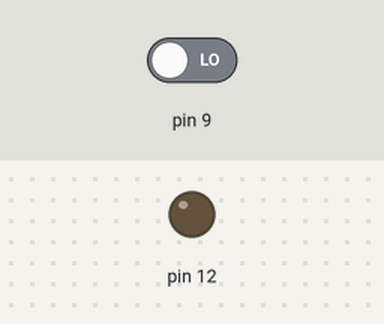
This sketch was run on a simulated Arduino Uno, built with avr-gcc and run on an emulated ATmega328P. On the bench: output pins drawn as LEDs (lit = HIGH). Inputs (shaded band) come from the test bench; at power-on: pin 9 LOW.

Above: at 1.2 s.
1.3 s: pin 9 driven HIGH
At 2.5 s:
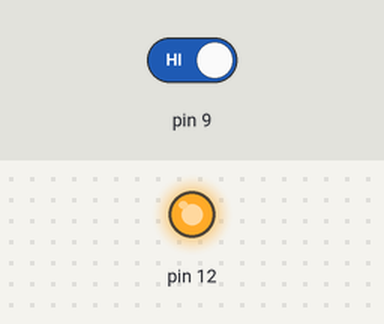
2.8 s: pin 9 driven LOW
At 3.8 s:
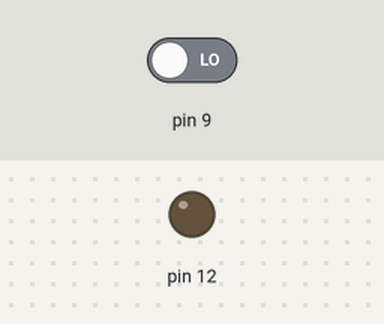
Timing chart, 0 to 5.8 s (numbered marks = the images above; inputs shaded):
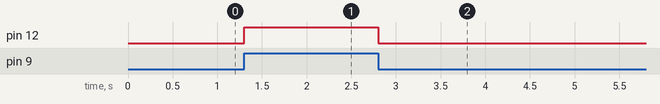

Measured:
- after the input at 1.3 s, pin 12: LOW → HIGH at once
- after the input at 2.8 s, pin 12: HIGH → LOW at once

The sketch:

lab4.ino
```cpp
void setup() {
  // put your setup code here, to run once:
pinMode(12,OUTPUT);
pinMode(9,INPUT);
}

void loop() {
  // put your main code here, to run repeatedly:
  int buttonState = digitalRead(9);
  digitalWrite(12, buttonState);
}
```
